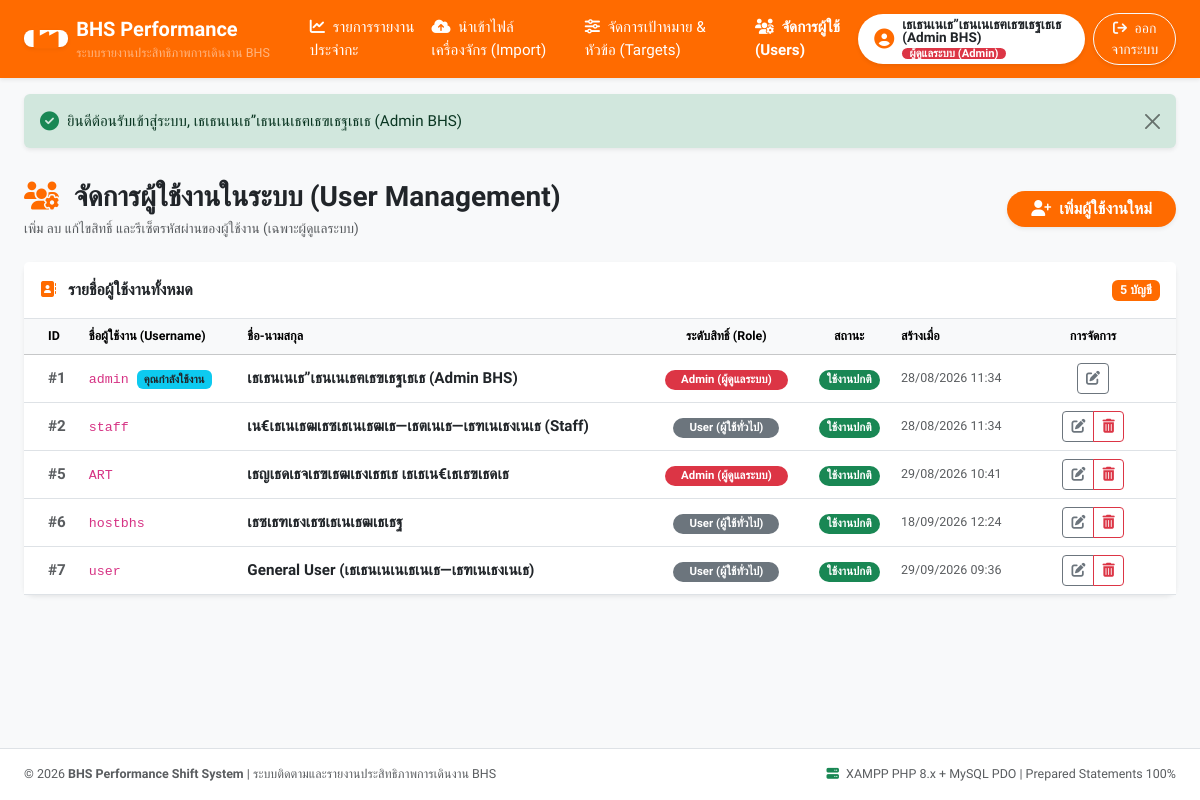
/views/users.php (signed in), run on an earlier commit of the app's database.
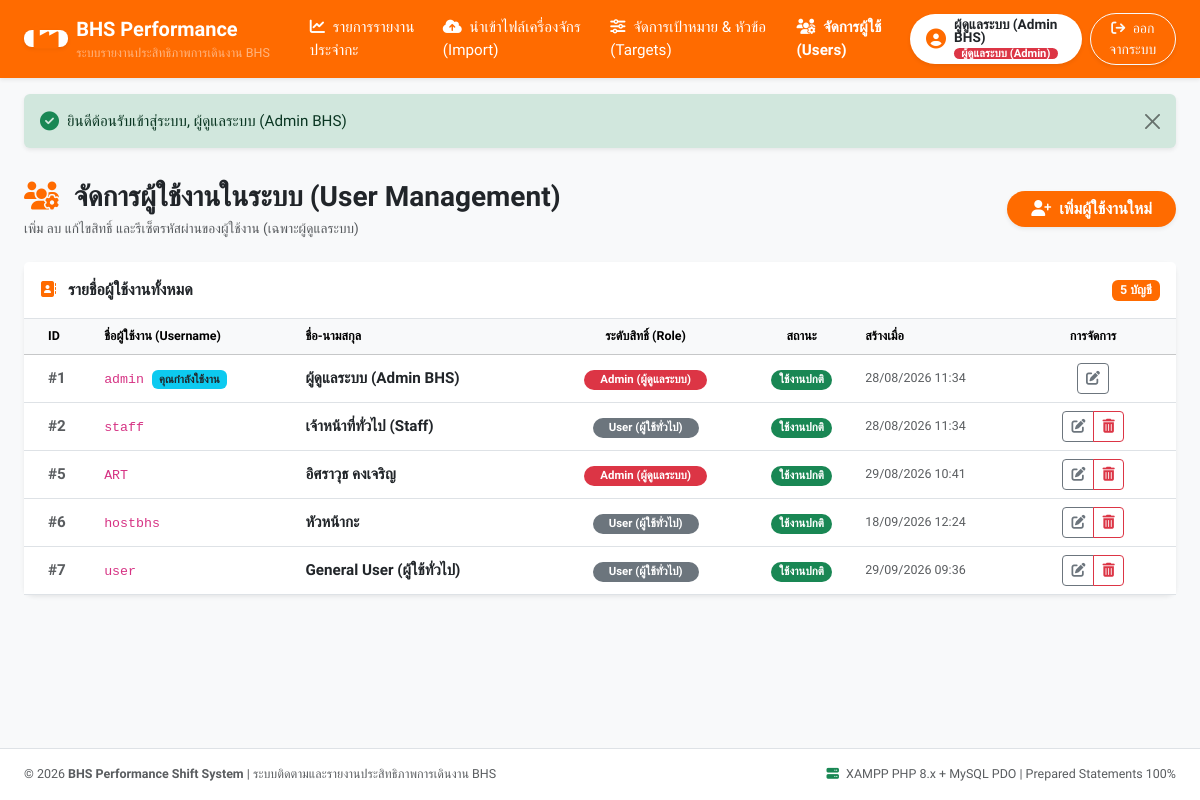
And on a later commit of the database.
### tables this page shows
CREATE TABLE `users` (
  `id` int(11) NOT NULL AUTO_INCREMENT,
  `username` varchar(50) NOT NULL,
  `password` varchar(255) NOT NULL,
  `full_name` varchar(100) NOT NULL,
  `role` enum('admin','user') NOT NULL DEFAULT 'user',
  `can_edit` tinyint(1) NOT NULL DEFAULT 1,
  `accessible_pages` text DEFAULT NULL,
  `status` enum('active','inactive') NOT NULL DEFAULT 'active',
  `created_at` datetime NOT NULL DEFAULT current_timestamp(),
  `updated_at` datetime NOT NULL DEFAULT current_timestamp() ON UPDATE current_timestamp(),
  PRIMARY KEY (`id`),
  UNIQUE KEY `username` (`username`)
);

### config/auth.php (called while the page is built, shortened)
<?php
require_once __DIR__ . '/app.php';
function is_logged_in(): bool {
    return !empty($_SESSION['user_id']) && !empty($_SESSION['username']);
}
function current_user(): ?array {
    return [
        'id'        => $_SESSION['user_id'],
        'username'  => $_SESSION['username'],
        'full_name' => $_SESSION['full_name'] ?? 'ผู้ใช้งาน',
        'role'      => $_SESSION['role'] ?? 'user',
        'can_edit'  => $_SESSION['can_edit'] ?? 1
    ];
}
function is_admin(): bool {
    return is_logged_in() && ($_SESSION['role'] ?? '') === 'admin';
}

### config/app.php (called while the page is built, shortened)
<?php
function e(?string $string): string {
    return htmlspecialchars($string ?? '', ENT_QUOTES, 'UTF-8');
}
function get_flash(): ?array {
    if (isset($_SESSION['flash'])) {
        $flash = $_SESSION['flash'];
        return $flash;
    }
    return null;
}

### views/users.php (the view, shortened to what this page needs)
<?php
require_once __DIR__ . '/../config/app.php';
require_once __DIR__ . '/../config/auth.php';
$pdo = Database::getConnection();
$stmt = $pdo->query("SELECT id, username, full_name, role, can_edit, status, created_at, updated_at FROM users ORDER BY id ASC");
$usersList = $stmt->fetchAll();
$activeNav = 'users';
require_once __DIR__ . '/../includes/header.php';
?>
<div class="row align-items-center mb-4">
    <div class="col-md-7">
        <h3 class="fw-bold mb-1 text-dark">
            <i class="fa-solid fa-users-gear text-orange me-2"></i> จัดการผู้ใช้งานในระบบ (User Management)
        </h3>
        <p class="text-muted fs-7 mb-0">เพิ่ม ลบ แก้ไขสิทธิ์ และรีเซ็ตรหัสผ่านของผู้ใช้งาน (เฉพาะผู้ดูแลระบบ)</p>
    </div>
    <div class="col-md-5 text-md-end mt-3 mt-md-0">
        <button type="button" class="btn btn-orange rounded-pill px-4 shadow-sm fw-bold" data-bs-toggle="modal" data-bs-target="#modalAddUser">
            <i class="fa-solid fa-user-plus me-1"></i> เพิ่มผู้ใช้งานใหม่
        </button>
    </div>
</div>
<div class="card card-theme shadow-sm border-0">
    <div class="card-header bg-white border-bottom py-3 d-flex justify-content-between align-items-center">
        <span class="fw-bold fs-6 text-dark">
            <i class="fa-solid fa-address-book text-orange me-2"></i> รายชื่อผู้ใช้งานทั้งหมด
        </span>
        <span class="badge bg-theme-orange text-white fs-8"><?= count($usersList) ?> บัญชี</span>
    </div>
    <div class="card-body p-0">
        <div class="table-responsive">
            <table class="table table-hover align-middle mb-0 text-nowrap">
                <thead class="table-light fs-8 text-secondary">
                    <tr>
                        <th class="ps-4">ID</th>
                        <th>ชื่อผู้ใช้งาน (Username)</th>
                        <th>ชื่อ-นามสกุล</th>
                        <th class="text-center">ระดับสิทธิ์ (Role)</th>
                        <th class="text-center">สถานะ</th>
                        <th>สร้างเมื่อ</th>
                        <th class="text-center pe-4" style="width: 150px;">การจัดการ</th>
                    </tr>
                </thead>
                <tbody>
                    <?php foreach ($usersList as $u): ?>
                    <tr>
                        <td class="ps-4 text-muted fw-bold">#<?= $u['id'] ?></td>
                        <td>
                            <code><?= e($u['username']) ?></code>
                            <?php if ($u['id'] == current_user()['id']): ?>
                            <span class="badge bg-info text-dark fs-9 ms-1">คุณกำลังใช้งาน</span>
                            <?php endif; ?>
                        </td>
                        <td class="fw-semibold text-dark">
                            <?= e($u['full_name']) ?>
                        </td>
                        <td class="text-center">
                            <span class="badge <?= $u['role'] === 'admin' ? 'bg-danger' : 'bg-secondary' ?> px-3 py-1 rounded-pill">
                                <?= $u['role'] === 'admin' ? 'Admin (ผู้ดูแลระบบ)' : 'User (ผู้ใช้ทั่วไป)' ?>
                            </span>
                        </td>
                        <td class="text-center">
                            <span class="badge <?= ($u['status'] ?? 'active') === 'active' ? 'bg-success' : 'bg-warning text-dark' ?> rounded-pill px-2">
                                <?= ($u['status'] ?? 'active') === 'active' ? 'ใช้งานปกติ' : 'ระงับการใช้' ?>
                            </span>
                        </td>
                        <td class="fs-8 text-muted">
                            <?= $u['created_at'] ? date('d/m/Y H:i', strtotime($u['created_at'])) : '-' ?>
                        </td>
                        <td class="text-center pe-4">
                            <div class="btn-group btn-group-sm">
                                <button type="button" class="btn btn-outline-secondary" title="แก้ไขผู้ใช้"
                                    onclick="openEditUserModal(<?= htmlspecialchars(json_encode($u), ENT_QUOTES, 'UTF-8') ?>)">
                                    <i class="fa-solid fa-pen-to-square"></i>
                                </button>
                                <?php if ($u['id'] != current_user()['id']): ?>
                                <button type="button" class="btn btn-outline-danger" title="ลบผู้ใช้"
                                    onclick="confirmDeleteUser(<?= $u['id'] ?>, '<?= e($u['username']) ?>')">
                                    <i class="fa-solid fa-trash-can"></i>
                                </button>
                                <?php endif; ?>
                            </div>
                        </td>
                    </tr>
                    <?php endforeach; ?>
                </tbody>
            </table>
        </div>
    </div>
</div>
<?php require_once __DIR__ . '/../includes/footer.php'; ?>

### includes/header.php (shortened to what this page needs)
<?php
require_once __DIR__ . '/../config/app.php';
require_once __DIR__ . '/../config/auth.php';
$user = current_user();
$flash = get_flash();
?>
<!DOCTYPE html>
<html lang="th">
<head>
    <link href="https://cdn.jsdelivr.net/npm/bootstrap@5.3.2/dist/css/bootstrap.min.css" rel="stylesheet">
    <link rel="stylesheet" href="https://cdnjs.cloudflare.com/ajax/libs/font-awesome/6.4.2/css/all.min.css">
    <link rel="stylesheet" href="<?= BASE_URL ?>/assets/css/style.css?v=<?= time() ?>">
</head>
<body class="bg-light d-flex flex-column min-vh-100">
    <nav class="navbar navbar-expand-lg navbar-dark bg-theme-orange sticky-top shadow-sm py-2">
        <div class="container-fluid px-3 px-xl-4">
            <a class="navbar-brand d-flex align-items-center fw-bold" href="<?= BASE_URL ?>/views/dashboard.php">
                <span class="brand-icon bg-white text-orange rounded-3 p-2 me-2 shadow-sm d-inline-flex align-items-center justify-content-center">
                    <i class="fa-solid fa-industry fa-lg"></i>
                </span>
                <div>
                    <span class="fs-5 text-white brand-text">BHS Performance</span>
                    <small class="d-block text-white-50 fs-8 fw-normal">ระบบรายงานประสิทธิภาพการเดินงาน BHS</small>
                </div>
            </a>
            <div class="collapse navbar-collapse" id="mainNavbar">
                <?php if (is_logged_in()): ?>
                <ul class="navbar-nav me-auto mb-2 mb-lg-0 ms-lg-3">
                    <li class="nav-item">
                        <a class="nav-link text-white <?= ($activeNav ?? '') === 'dashboard' ? 'active fw-bold' : '' ?>" href="<?= BASE_URL ?>/views/dashboard.php">
                            <i class="fa-solid fa-chart-line me-1"></i> รายการรายงานประจำกะ
                        </a>
                    </li>
                    <li class="nav-item">
                        <a class="nav-link text-white <?= ($activeNav ?? '') === 'upload' ? 'active fw-bold' : '' ?>" href="<?= BASE_URL ?>/views/upload.php">
                            <i class="fa-solid fa-cloud-arrow-up me-1"></i> นำเข้าไฟล์เครื่องจักร (Import)
                        </a>
                    </li>
                    <?php if (is_admin()): ?>
                    <li class="nav-item">
                        <a class="nav-link text-white <?= ($activeNav ?? '') === 'targets' ? 'active fw-bold' : '' ?>" href="<?= BASE_URL ?>/views/admin_targets.php">
                            <i class="fa-solid fa-sliders me-1"></i> จัดการเป้าหมาย & หัวข้อ (Targets)
                        </a>
                    </li>
                    <li class="nav-item">
                        <a class="nav-link text-white <?= ($activeNav ?? '') === 'users' ? 'active fw-bold' : '' ?>" href="<?= BASE_URL ?>/views/users.php">
                            <i class="fa-solid fa-users-gear me-1"></i> จัดการผู้ใช้ (Users)
                        </a>
                    </li>
                    <?php endif; ?>
                </ul>
                <div class="d-flex align-items-center gap-2">
                    <div class="user-badge px-3 py-1 bg-white rounded-pill text-dark d-flex align-items-center shadow-sm">
                        <i class="fa-solid fa-circle-user text-orange me-2 fs-5"></i>
                        <div class="lh-1 me-2 text-start">
                            <div class="fw-bold fs-7"><?= e($user['full_name']) ?></div>
                            <span class="badge <?= is_admin() ? 'bg-danger' : 'bg-secondary' ?> fs-9 py-0">
                                <?= is_admin() ? 'ผู้ดูแลระบบ (Admin)' : 'ผู้ใช้งาน (User)' ?>
                            </span>
                        </div>
                    </div>
                    <a href="<?= BASE_URL ?>/actions/auth_action.php?action=logout" class="btn btn-outline-light btn-sm rounded-pill px-3 shadow-sm" onclick="return confirm('ยืนยันออกจากระบบหรือไม่?');">
                        <i class="fa-solid fa-arrow-right-from-bracket me-1"></i> ออกจากระบบ
                    </a>
                </div>
                <?php endif; ?>
            </div>
        </div>
    </nav>
    <?php if ($flash): ?>
    <div class="container-fluid px-3 px-xl-4 mt-3">
        <div class="alert alert-<?= e($flash['type']) ?> alert-dismissible fade show shadow-sm border-0 d-flex align-items-center" role="alert">
            <div><?= e($flash['message']) ?></div>
            <button type="button" class="btn-close" data-bs-dismiss="alert" aria-label="Close"></button>
        </div>
    </div>
    <?php endif; ?>
    <main class="flex-grow-1 py-3">
        <div class="container-fluid px-3 px-xl-4">

### includes/footer.php (shortened to what this page needs)
        </div>
    </main>
    <footer class="bg-white border-top py-3 mt-auto">
        <div class="container-fluid px-3 px-xl-4 text-center text-md-between d-flex flex-column flex-md-row justify-content-between align-items-center">
            <span class="text-muted fs-8">
                &copy; <?= date('Y') ?> <strong><?= APP_NAME ?></strong> | ระบบติดตามและรายงานประสิทธิภาพการเดินงาน BHS
            </span>
            <span class="text-muted fs-8 mt-1 mt-md-0">
                <i class="fa-solid fa-server text-success me-1"></i> XAMPP PHP 8.x + MySQL PDO | Prepared Statements 100%
            </span>
        </div>
    </footer>
</body>
</html>

### assets/css/style.css (style rules this page uses)
:root { --theme-orange: #ff6b00; --theme-orange-dark: #e05500; --theme-orange-light: #fff3eb; --theme-orange-border: #ffd5be; --theme-gray-bg: #f8f9fa; --theme-card-border: #e9ecef; }
body { font-family: 'Prompt', 'Sarabun', sans-serif; color: #333333; background-color: #f7f8fa; font-size: 0.95rem; }
.bg-theme-orange { background-color: var(--theme-orange) !important; }
.text-orange { color: var(--theme-orange) !important; }
.btn-orange { background-color: var(--theme-orange); color: #ffffff; border: none; font-weight: 500; transition: all 0.2s ease-in-out; }
.fs-7 { font-size: 0.85rem !important; }
.fs-8 { font-size: 0.78rem !important; }
.fs-9 { font-size: 0.70rem !important; }
.card-theme { background: #ffffff; border: 1px solid var(--theme-card-border); border-radius: 10px; box-shadow: 0 2px 8px rgba(0,0,0,0.04); }

What changed in the data, as far as the page shows it:
changed users "admin": full_name "เธเธนเนเธ”เธนเนเธฅเธฃเธฐเธเธ (Admin BHS)" → "ผู้ดูแลระบบ (Admin BHS)"
changed users "staff": full_name "เน€เธเนเธฒเธซเธเนเธฒเธ—เธตเนเธ—เธฑเนเธงเนเธ (Staff)" → "เจ้าหน้าที่ทั่วไป (Staff)"
changed users "ART": full_name "เธญเธดเธจเธฃเธฒเธงเธธเธ เธเธเน€เธเธฃเธดเธ" → "อิศราวุธ คงเจริญ"
changed users "hostbhs": full_name "เธซเธฑเธงเธซเธเนเธฒเธเธฐ" → "หัวหน้ากะ"
changed users "user": full_name "General User (เธเธนเนเนเธเนเธ—เธฑเนเธงเนเธ)" → "General User (ผู้ใช้ทั่วไป)"
Also different on the page:
$flash['message']: "ยินดีต้อนรับเข้าสู่ระบบ, เธเธนเนเธ”เธนเนเธฅเธฃเธฐเธเธ (Admin BHS)" → "ยินดีต้อนรับเข้าสู่ระบบ, ผู้ดูแลระบบ (Admin BHS)"
